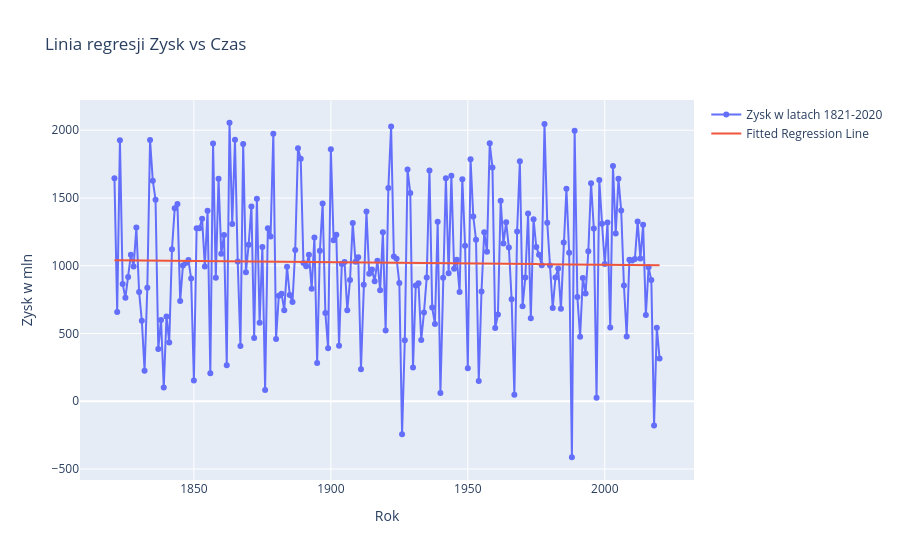

Here is the notebook cell this chart was saved with:
### Code cell
df["fitted"] = model.fittedvalues

fig = go.Figure()
fig.add_trace(go.Scatter(
    x=df["Rok"], y=df["Zysk"], name="Zysk w latach 1821-2020", mode="lines+markers"))
fig.add_trace(go.Scatter(
    x=df["Rok"], y=df["fitted"], name="Fitted Regression Line"))
fig.update_layout(title="Linia regresji Zysk vs Czas", xaxis_title="Rok", yaxis_title="Zysk w mln")
fig.show()

pval = model.pvalues
coef = model.params.values

print(pval, coef)

print("Z coefficient dla lat równemu i P value ciężko zauważyć jakikolwiek trend w związku z zyskami analizowanych lat.")

### Figure 1 — Plotly figure (JSON) as saved in the notebook; plotly's stock layout.template omitted (floating-point values rounded to 4 significant figures; data arrays with more than 128 entries replaced by an {"elided": "..."} marker saying what was removed)
{"data": [{"mode": "lines+markers", "name": "Zysk w latach 1821-2020", "type": "scatter", "x": {"elided": "200 int values"}, "y": {"elided": "200 int values"}}, {"name": "Fitted Regression Line", "type": "scatter", "x": {"elided": "200 int values"}, "y": {"elided": "200 float values"}}], "layout": {"title": {"text": "Linia regresji Zysk vs Czas"}, "xaxis": {"title": {"text": "Rok"}}, "yaxis": {"title": {"text": "Zysk w mln"}}}}
